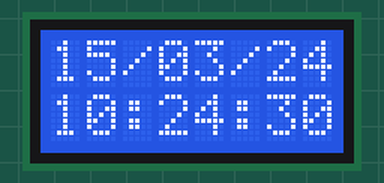
This sketch was run on a simulated Arduino Uno, built with avr-gcc and run on an emulated ATmega328P. On the bench: 8×2 character LCD. The local clock reads 2024-03-15 10:24:30 at power-on unless the sketch sets it.

Above: at 0.1 s.
At 4.1 s:
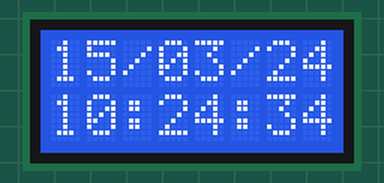
At 9.2 s:
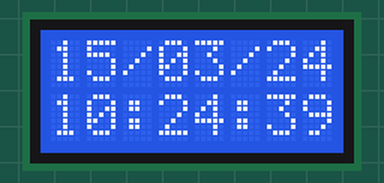
At 19.2 s:
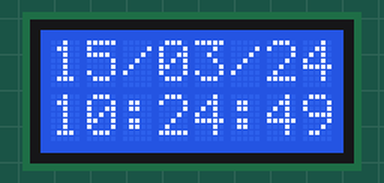
At 28.2 s:
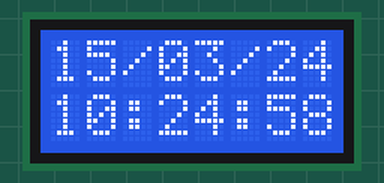
At 38.3 s:
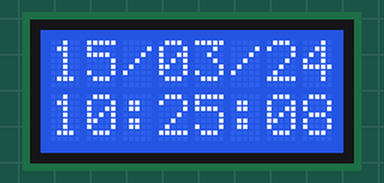

The sketch:

RTC3231_Arduino.ino
```cpp
#include <DS1307RTC.h>  //Include DS1307 library (which is compatible with DS3231)
#include <Time.h>  //Include Time library
#include <Wire.h>  //Include Wire library
#include <LiquidCrystal.h> //Include Liquid Crystal (LCD) library

LiquidCrystal lcd(8,9,4,5,6,7);  //Define digital pins on BBFUINO associated with controlling LCD
tmElements_t tm;  //Declare tmElements object to store time & date from DS3231


void setup()
{
  lcd.begin(8,2);  //Initialize a 2x8 type LCD
}
void loop()
{
  lcd.setCursor(0,0);
  if(RTC.read(tm))  //Read the time & date from DS3231, if success, print time & date on LCD
  {
    lcd_to_two_digit_bcd(tm.Day);
    lcd.print('/');
    lcd_to_two_digit_bcd(tm.Month);
    lcd.print('/');
    lcd_to_two_digit_bcd(tmYearToY2k(tm.Year));
    lcd.setCursor(0,1);
    lcd_to_two_digit_bcd(tm.Hour);
    lcd.print(':');
    lcd_to_two_digit_bcd(tm.Minute);
    lcd.print(':');
    lcd_to_two_digit_bcd(tm.Second);
  }
  else  //if not, check the presence of DS3231 chip
  {
      if (RTC.chipPresent()) //if present, the DS3231 may stop, please upload the Set Time program again to start it.
      {
        lcd.print("DS3231  ");
        lcd.setCursor(0,1);
        lcd.print("is stop ");
        delay(1000);
        lcd.clear();
        lcd.setCursor(0,0);
        lcd.print("Pls run ");
        lcd.setCursor(0,1);
        lcd.print("Set Time");
      }
      else  //if not, the communication connections got problem, pls check
      {
        lcd.print("DS3231  ");
        lcd.setCursor(0,1);
        lcd.print("Error   ");
        delay(1000);
        lcd.clear();
        lcd.setCursor(0,0);
        lcd.print("Pls chk ");
        lcd.setCursor(0,1);
        lcd.print("circuit ");
      }
  }
  delay(1000);
}


void lcd_to_two_digit_bcd(unsigned char num)  //use to print each time elements of DS3231 as two digits BCD.
{
  unsigned char byte_temp;
  byte_temp = num/10;
  lcd.print(byte_temp);
  byte_temp = num%10;
  lcd.print(byte_temp);
}
```

Measured:
- what the display in image 1 shows lasts 1.0 s, from 4.1 s to 5.1 s
